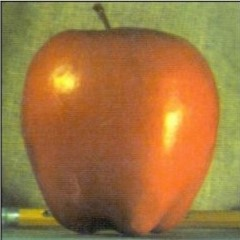
#> input picture pictures/apple.jpg, 240 x 240 px, found by its file name
$ python 4.8.1-orapple.py
#> lines starting #> are read from the running program, lines starting #| are printed output that depends on the picture
# coding: utf-8
import numpy as np
import sys
from cv2 import cv2
import matplotlib.pyplot as plt

A = cv2.imread(r'pictures\apple.jpg')
#> A is the input picture: shape (240, 240, 3); mean B, G, R 64.1, 118, 158.2
A = cv2.cvtColor(A, cv2.COLOR_BGR2RGB)
B = cv2.imread(r'pictures\orange.jpg')
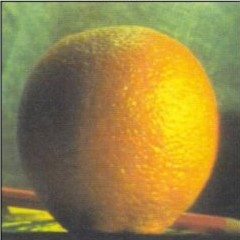
#> input picture pictures/orange.jpg, 240 x 240 px, found by its file name
#> B is the input picture: shape (240, 240, 3); mean B, G, R 68.7, 131.3, 149.9
B = cv2.cvtColor(B, cv2.COLOR_BGR2RGB)

# Find the Gaussian Pyramids for apple and orange, number of levels is 6
# generate Gaussian pyramid for A
G = A.copy()
gpA = [G]  # list
for i in range(6):
    G = cv2.pyrDown(G)
    gpA.append(G)
#> after the loop, gpA = 7 items

# generate Gaussian pyramid for B
G = B.copy()
gpB = [G]
for i in range(6):
    G = cv2.pyrDown(G)
    gpB.append(G)
#> this loop made 6 passes
#> pass 1, `G = cv2.pyrDown(G)`:
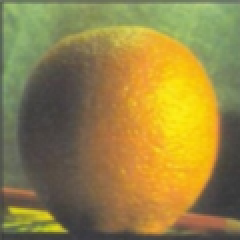
#> G: shape (120, 120, 3) (shown 2 times larger); mean R, G, B 149.8, 131.1, 68.5
#> pass 3, `G = cv2.pyrDown(G)`:
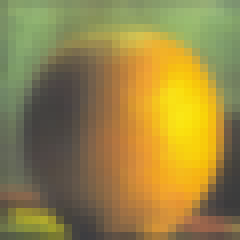
#> G: shape (30, 30, 3) (shown 8 times larger); mean R, G, B 151, 132.6, 69.2
#> after the loop, gpB = 7 items

# generate Laplacian Pyramid for A
lpA = [gpA[5]]
for i in range(5, 0, -1):
    GE = cv2.pyrUp(gpA[i])
    # because the GE's size isn't match gpA[i-1]
    width, height, dpt = gpA[i-1].shape
    GE = cv2.resize(GE, (width, height))
    L = cv2.subtract(gpA[i-1], GE)
    lpA.append(L)
#> this loop made 5 passes
#> pass 3, `GE = cv2.pyrUp(gpA[i])`:
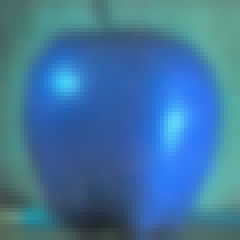
#> GE: shape (60, 60, 3) (shown 4 times larger); mean of channels 0, 1, 2 158, 117.7, 63.6; drawn as B, G, R
#> after the loop, lpA = 6 items

# generate Laplacian Pyramid for B
lpB = [gpB[5]]
for i in range(5, 0, -1):
    GE = cv2.pyrUp(gpB[i])
    width, height, dpt = gpB[i-1].shape
    GE = cv2.resize(GE, (width, height))
    L = cv2.subtract(gpB[i-1], GE)
    lpB.append(L)
#> this loop made 5 passes
#> pass 3, `GE = cv2.pyrUp(gpB[i])`:
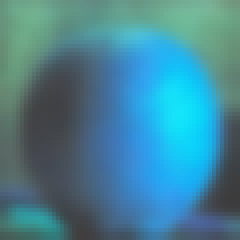
#> GE: shape (60, 60, 3) (shown 4 times larger); mean of channels 0, 1, 2 150.7, 132.1, 68.9; drawn as B, G, R
#> after the loop, lpB = 6 items

# Now join the left half of apple and right half of orange in each levels of Laplacian Pyramids
LS = []
for la, lb in zip(lpA, lpB):
    rows, cols, dpt = la.shape
    ls = np.hstack((la[:, 0:cols//2], lb[:, cols//2:]))
    LS.append(ls)
#> this loop made 6 passes
#> (rows, cols) on passes 1 to 6: (8, 8), (15, 15), (30, 30), (60, 60), (120, 120), (240, 240)
#> after the loop, LS = 6 items

# Now reconstruct the original image
ls_ = LS[0]
for i in range(1, 6):
    ls_ = cv2.pyrUp(ls_)
    width, height, dpt = LS[i].shape
    ls_ = cv2.resize(ls_, (width, height))
    ls_ = cv2.add(ls_, LS[i])
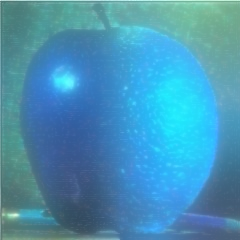
#> ls_: shape (240, 240, 3); mean of channels 0, 1, 2 181.5, 147.3, 70.9; drawn as B, G, R

# image with direct connecting each half
# TypeError: slice indices must be integers or None or have an __index__ method because / devide to float, so change to //.
real = np.hstack((A[:, :cols//2], B[:, cols//2:]))
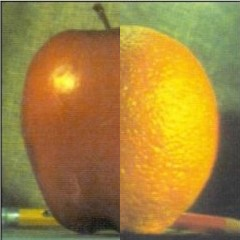
#> real: shape (240, 240, 3); mean R, G, B 160.8, 129.9, 60.1

# cv2.imwrite('Pyramid_blending2.jpg', ls_)
# cv2.imwrite('Direct_blending.jpg', real)

plt.subplot(2, 2, 1), plt.imshow(A, cmap='gray')
plt.title('Apple'), plt.xticks([]), plt.yticks([])
plt.subplot(2, 2, 2), plt.imshow(B, cmap='gray')
plt.title('Orange'), plt.xticks([]), plt.yticks([])
plt.subplot(2, 2, 3), plt.imshow(real, cmap='gray')
plt.title('Direct_blending'), plt.xticks([]), plt.yticks([])
plt.subplot(2, 2, 4), plt.imshow(ls_, cmap='gray')
plt.title('Pyramid_blending'), plt.xticks([]), plt.yticks([])

plt.show()

# For sake of simplicity, each step is done separately which may take more memory. You can optimize it if you want so.
